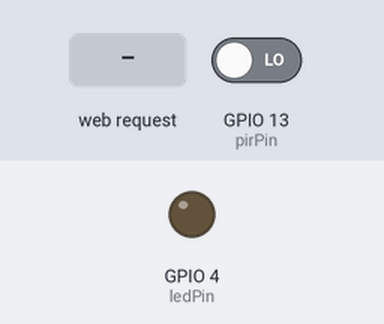
Recording of a sketch running on a simulated ESP32. On the bench: output pins drawn as LEDs (lit = HIGH). The inputs (shaded band) are chosen by the test bench; at power-on: GPIO 13 (pirPin) LOW. WiFi joins after 1.5 s; servers stay silent unless stated; the camera gives no picture; what the sketch prints to the serial monitor is not drawn.

Above: at 3.0 s.
3.1 s: HTTP request GET /led received
At 3.5 s:
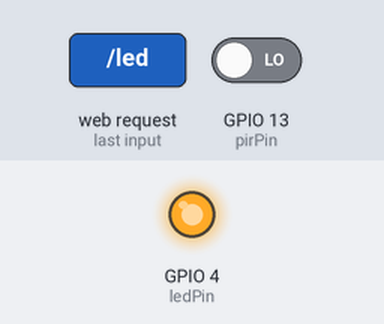
4.6 s: HTTP request GET /stream received
6.1 s: HTTP request GET /sensor received
Timing chart, 0 to 9.1 s (numbered marks = the images above; inputs shaded):
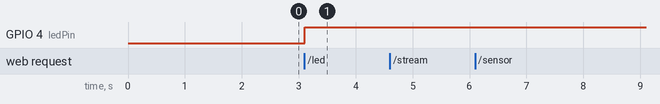

The sketch:

camera_pir_flash_led.ino
```cpp
#include "esp_camera.h"
#include "webpage.h"
#include <WiFi.h>

// Replace with your network credentials
const char* ssid = "YOUR_WIFI_SSID";
const char* password = "YOUR_WIFI_PASSWORD";

// Camera model
#define CAMERA_MODEL_AI_THINKER
#include "camera_pins.h"

WiFiServer server(80);

const int pirPin = 13;  // GPIO pin for PIR sensor
const int ledPin = 4;   // GPIO pin for flash LED

void startCamera() {
  camera_config_t config;
  config.ledc_channel = LEDC_CHANNEL_0;
  config.ledc_timer = LEDC_TIMER_0;
  config.pin_d0 = Y2_GPIO_NUM;
  config.pin_d1 = Y3_GPIO_NUM;
  config.pin_d2 = Y4_GPIO_NUM;
  config.pin_d3 = Y5_GPIO_NUM;
  config.pin_d4 = Y6_GPIO_NUM;
  config.pin_d5 = Y7_GPIO_NUM;
  config.pin_d6 = Y8_GPIO_NUM;
  config.pin_d7 = Y9_GPIO_NUM;
  config.pin_xclk = XCLK_GPIO_NUM;
  config.pin_pclk = PCLK_GPIO_NUM;
  config.pin_vsync = VSYNC_GPIO_NUM;
  config.pin_href = HREF_GPIO_NUM;
  config.pin_sccb_sda = SIOD_GPIO_NUM;
  config.pin_sccb_scl = SIOC_GPIO_NUM;
  config.pin_pwdn = PWDN_GPIO_NUM;
  config.pin_reset = RESET_GPIO_NUM;
  config.xclk_freq_hz = 20000000;
  config.pixel_format = PIXFORMAT_JPEG;

  config.frame_size = FRAMESIZE_QVGA;
  config.jpeg_quality = 12;
  config.fb_count = 1;

  esp_err_t err = esp_camera_init(&config);
  if (err != ESP_OK) {
    Serial.printf("Camera init failed with error 0x%x\n", err);
    while(true) { delay(1000); }
  }
}

TaskHandle_t streamTaskHandle = NULL;
// Stream handler function (runs in separate task)
void streamTask(void* param) {
  WiFiClient client = *((WiFiClient*)param);
  delete (WiFiClient*)param; // free memory

  Serial.println("Client connected for stream");

  // Send HTTP headers for multipart MJPEG stream
  client.println("HTTP/1.1 200 OK");
  client.println("Content-Type: multipart/x-mixed-replace; boundary=frame");
  client.println("Connection: close");
  client.println();

  while (client.connected()) {
    camera_fb_t * fb = esp_camera_fb_get();
    if (!fb) {
      Serial.println("Camera capture failed");
      break;
    }

    client.println("--frame");
    client.println("Content-Type: image/jpeg");
    client.print("Content-Length: ");
    client.println(fb->len);
    client.println();
    client.write(fb->buf, fb->len);
    client.println();

    esp_camera_fb_return(fb);
    delay(50); // ~20 FPS
  }

  client.stop();
  Serial.println("Client disconnected from stream");
  vTaskDelete(NULL); // Delete this task when done
}

void handleSensor(WiFiClient client, int pirState) {
  client.println("HTTP/1.1 200 OK");
  client.println("Content-Type: text/plain");
  client.println("Connection: close");
  client.println();
  client.println(pirState); // sends 0 or 1 with newline
}

void serveWebPage(WiFiClient client) {
  client.println("HTTP/1.1 200 OK");
  client.println("Content-Type: text/html");
  client.println("Connection: close");
  client.println();
  client.print(webpage);
}

void setup() {
  Serial.begin(115200);
  pinMode(pirPin, INPUT);
  pinMode(ledPin, OUTPUT);

  WiFi.begin(ssid, password);
  Serial.print("Connecting to WiFi");
  while (WiFi.status() != WL_CONNECTED) {
    delay(500);
    Serial.print(".");
  }
  Serial.println("\nWiFi connected");
  Serial.print("IP address: ");
  Serial.println(WiFi.localIP());

  startCamera();
  server.begin();
  Serial.println("Server started");
}

void loop() {
  int pirState = digitalRead(pirPin);

  WiFiClient client = server.available();
  if (!client) {
    return;
  }

  while (!client.available()) {
    delay(1);
  }

  String req = client.readStringUntil('\r');
  Serial.println(req);
  client.readStringUntil('\n');

  if (req.startsWith("GET / ")) {
    serveWebPage(client);
    client.stop();
  } else if (req.indexOf("GET /stream") >= 0) {
    WiFiClient * newClient = new WiFiClient(client); // allocate on heap
    // Create a new task pinned to core 0 for streaming
    xTaskCreatePinnedToCore(
      streamTask,
      "StreamTask",
      10000,
      newClient,
      1,
      &streamTaskHandle,
      0
    );
  } else if (req.indexOf("GET /sensor") >= 0) {
    handleSensor(client, pirState);
    client.stop();
  } else if (req.indexOf("GET /led") >= 0) {
    digitalWrite(ledPin, !digitalRead(ledPin)); // toggle
    client.println("HTTP/1.1 200 OK");
    client.println("Content-Type: text/plain");
    client.println("Connection: close");
    client.println();
    client.println("LED toggled");
    client.stop();
  } else {
    client.println("HTTP/1.1 404 Not Found");
    client.println("Content-Type: text/plain");
    client.println();
    client.println("Not Found");
    client.stop();
  }
}
```

webpage.h
```cpp
const char webpage[] PROGMEM = R"rawliteral(
<!DOCTYPE HTML>
<html>
<head>
  <title>ESP32-CAM with PIR Sensor</title>
  <style>
    body {
      font-family: Arial, sans-serif;
      background: #f4f4f4;
      text-align: center;
      padding: 20px;
    }
    h1 {
      color: #333;
    }
    img {
      border: 4px solid #555;
      border-radius: 8px;
      margin: 20px 0;
    }
    p {
      font-size: 1.2em;
    }
    .status {
      font-weight: bold;
      color: #007BFF;
    }
    button {
      padding: 12px 24px;
      font-size: 1em;
      color: #fff;
      background: #28a745;
      border: none;
      border-radius: 5px;
      cursor: pointer;
    }
    button:hover {
      background: #218838;
    }
  </style>
  <script>
    function fetchSensor() {
      fetch('/sensor').then(resp => resp.text()).then(text => {
        document.getElementById('pir').innerText = text.trim() == "1" ? "Motion Detected" : "No Motion";
      });
    }
    function toggleLED() {
      fetch('/led').then(resp => resp.text()).then(txt => {
        console.log("LED response:", txt);
      });
    }
    setInterval(fetchSensor, 1000);
    window.onload = fetchSensor;
  </script>
</head>
<body>
  <h1>ESP32-CAM Stream + PIR Sensor</h1>
  <img src="/stream" width="320" height="240"><br>
  <p>PIR Sensor: <span class="status" id="pir">loading...</span></p>
  <button onclick="toggleLED()">Toggle LED</button>
</body>
</html>
)rawliteral";
```

camera_pins.h
```cpp
#if defined(CAMERA_MODEL_WROVER_KIT)
#define PWDN_GPIO_NUM  -1
#define RESET_GPIO_NUM -1
#define XCLK_GPIO_NUM  21
#define SIOD_GPIO_NUM  26
#define SIOC_GPIO_NUM  27

#define Y9_GPIO_NUM    35
#define Y8_GPIO_NUM    34
#define Y7_GPIO_NUM    39
#define Y6_GPIO_NUM    36
#define Y5_GPIO_NUM    19
#define Y4_GPIO_NUM    18
#define Y3_GPIO_NUM    5
#define Y2_GPIO_NUM    4
#define VSYNC_GPIO_NUM 25
#define HREF_GPIO_NUM  23
#define PCLK_GPIO_NUM  22

#elif defined(CAMERA_MODEL_ESP_EYE)
#define PWDN_GPIO_NUM  -1
#define RESET_GPIO_NUM -1
#define XCLK_GPIO_NUM  4
#define SIOD_GPIO_NUM  18
#define SIOC_GPIO_NUM  23

#define Y9_GPIO_NUM    36
#define Y8_GPIO_NUM    37
#define Y7_GPIO_NUM    38
#define Y6_GPIO_NUM    39
#define Y5_GPIO_NUM    35
#define Y4_GPIO_NUM    14
#define Y3_GPIO_NUM    13
#define Y2_GPIO_NUM    34
#define VSYNC_GPIO_NUM 5
#define HREF_GPIO_NUM  27
#define PCLK_GPIO_NUM  25

#define LED_GPIO_NUM 22

#elif defined(CAMERA_MODEL_M5STACK_PSRAM)
#define PWDN_GPIO_NUM  -1
#define RESET_GPIO_NUM 15
#define XCLK_GPIO_NUM  27
#define SIOD_GPIO_NUM  25
#define SIOC_GPIO_NUM  23

#define Y9_GPIO_NUM    19
#define Y8_GPIO_NUM    36
#define Y7_GPIO_NUM    18
#define Y6_GPIO_NUM    39
#define Y5_GPIO_NUM    5
#define Y4_GPIO_NUM    34
#define Y3_GPIO_NUM    35
#define Y2_GPIO_NUM    32
#define VSYNC_GPIO_NUM 22
#define HREF_GPIO_NUM  26
#define PCLK_GPIO_NUM  21

#elif defined(CAMERA_MODEL_M5STACK_V2_PSRAM)
#define PWDN_GPIO_NUM  -1
#define RESET_GPIO_NUM 15
#define XCLK_GPIO_NUM  27
#define SIOD_GPIO_NUM  22
#define SIOC_GPIO_NUM  23

#define Y9_GPIO_NUM    19
#define Y8_GPIO_NUM    36
#define Y7_GPIO_NUM    18
#define Y6_GPIO_NUM    39
#define Y5_GPIO_NUM    5
#define Y4_GPIO_NUM    34
#define Y3_GPIO_NUM    35
#define Y2_GPIO_NUM    32
#define VSYNC_GPIO_NUM 25
#define HREF_GPIO_NUM  26
#define PCLK_GPIO_NUM  21

#elif defined(CAMERA_MODEL_M5STACK_WIDE)
#define PWDN_GPIO_NUM  -1
#define RESET_GPIO_NUM 15
#define XCLK_GPIO_NUM  27
#define SIOD_GPIO_NUM  22
#define SIOC_GPIO_NUM  23

#define Y9_GPIO_NUM    19
#define Y8_GPIO_NUM    36
#define Y7_GPIO_NUM    18
#define Y6_GPIO_NUM    39
#define Y5_GPIO_NUM    5
#define Y4_GPIO_NUM    34
#define Y3_GPIO_NUM    35
#define Y2_GPIO_NUM    32
#define VSYNC_GPIO_NUM 25
#define HREF_GPIO_NUM  26
#define PCLK_GPIO_NUM  21

#define LED_GPIO_NUM 2

#elif defined(CAMERA_MODEL_M5STACK_ESP32CAM)
#define PWDN_GPIO_NUM  -1
#define RESET_GPIO_NUM 15
#define XCLK_GPIO_NUM  27
#define SIOD_GPIO_NUM  25
#define SIOC_GPIO_NUM  23

#define Y9_GPIO_NUM    19
#define Y8_GPIO_NUM    36
#define Y7_GPIO_NUM    18
#define Y6_GPIO_NUM    39
#define Y5_GPIO_NUM    5
#define Y4_GPIO_NUM    34
#define Y3_GPIO_NUM    35
#define Y2_GPIO_NUM    17
#define VSYNC_GPIO_NUM 22
#define HREF_GPIO_NUM  26
#define PCLK_GPIO_NUM  21

#elif defined(CAMERA_MODEL_M5STACK_UNITCAM)
#define PWDN_GPIO_NUM  -1
#define RESET_GPIO_NUM 15
#define XCLK_GPIO_NUM  27
#define SIOD_GPIO_NUM  25
#define SIOC_GPIO_NUM  23

#define Y9_GPIO_NUM    19
#define Y8_GPIO_NUM    36
#define Y7_GPIO_NUM    18
#define Y6_GPIO_NUM    39
#define Y5_GPIO_NUM    5
#define Y4_GPIO_NUM    34
#define Y3_GPIO_NUM    35
#define Y2_GPIO_NUM    32
#define VSYNC_GPIO_NUM 22
#define HREF_GPIO_NUM  26
#define PCLK_GPIO_NUM  21

#elif defined(CAMERA_MODEL_M5STACK_CAMS3_UNIT)
#define PWDN_GPIO_NUM  -1
#define RESET_GPIO_NUM 21
#define XCLK_GPIO_NUM  11
#define SIOD_GPIO_NUM  17
#define SIOC_GPIO_NUM  41

#define Y9_GPIO_NUM    13
#define Y8_GPIO_NUM    4
#define Y7_GPIO_NUM    10
#define Y6_GPIO_NUM    5
#define Y5_GPIO_NUM    7
#define Y4_GPIO_NUM    16
#define Y3_GPIO_NUM    15
#define Y2_GPIO_NUM    6
#define VSYNC_GPIO_NUM 42
#define HREF_GPIO_NUM  18
#define PCLK_GPIO_NUM  12

#define LED_GPIO_NUM 14

#elif defined(CAMERA_MODEL_AI_THINKER)
#define PWDN_GPIO_NUM  32
#define RESET_GPIO_NUM -1
#define XCLK_GPIO_NUM  0
#define SIOD_GPIO_NUM  26
#define SIOC_GPIO_NUM  27

#define Y9_GPIO_NUM    35
#define Y8_GPIO_NUM    34
#define Y7_GPIO_NUM    39
#define Y6_GPIO_NUM    36
#define Y5_GPIO_NUM    21
#define Y4_GPIO_NUM    19
#define Y3_GPIO_NUM    18
#define Y2_GPIO_NUM    5
#define VSYNC_GPIO_NUM 25
#define HREF_GPIO_NUM  23
#define PCLK_GPIO_NUM  22

// 4 for flash led or 33 for normal led
#define LED_GPIO_NUM   4

#elif defined(CAMERA_MODEL_TTGO_T_JOURNAL)
#define PWDN_GPIO_NUM  0
#define RESET_GPIO_NUM 15
#define XCLK_GPIO_NUM  27
#define SIOD_GPIO_NUM  25
#define SIOC_GPIO_NUM  23

#define Y9_GPIO_NUM    19
#define Y8_GPIO_NUM    36
#define Y7_GPIO_NUM    18
#define Y6_GPIO_NUM    39
#define Y5_GPIO_NUM    5
#define Y4_GPIO_NUM    34
#define Y3_GPIO_NUM    35
#define Y2_GPIO_NUM    17
#define VSYNC_GPIO_NUM 22
#define HREF_GPIO_NUM  26
#define PCLK_GPIO_NUM  21

#elif defined(CAMERA_MODEL_XIAO_ESP32S3)
#define PWDN_GPIO_NUM  -1
#define RESET_GPIO_NUM -1
#define XCLK_GPIO_NUM  10
#define SIOD_GPIO_NUM  40
#define SIOC_GPIO_NUM  39

#define Y9_GPIO_NUM    48
#define Y8_GPIO_NUM    11
#define Y7_GPIO_NUM    12
#define Y6_GPIO_NUM    14
#define Y5_GPIO_NUM    16
#define Y4_GPIO_NUM    18
#define Y3_GPIO_NUM    17
#define Y2_GPIO_NUM    15
#define VSYNC_GPIO_NUM 38
#define HREF_GPIO_NUM  47
#define PCLK_GPIO_NUM  13

#elif defined(CAMERA_MODEL_ESP32_CAM_BOARD)
// The 18 pin header on the board has Y5 and Y3 swapped
#define USE_BOARD_HEADER 0
#define PWDN_GPIO_NUM    32
#define RESET_GPIO_NUM   33
#define XCLK_GPIO_NUM    4
#define SIOD_GPIO_NUM    18
#define SIOC_GPIO_NUM    23

#define Y9_GPIO_NUM 36
#define Y8_GPIO_NUM 19
#define Y7_GPIO_NUM 21
#define Y6_GPIO_NUM 39
#if USE_BOARD_HEADER
#define Y5_GPIO_NUM 13
#else
#define Y5_GPIO_NUM 35
#endif
#define Y4_GPIO_NUM 14
#if USE_BOARD_HEADER
#define Y3_GPIO_NUM 35
#else
#define Y3_GPIO_NUM 13
#endif
#define Y2_GPIO_NUM    34
#define VSYNC_GPIO_NUM 5
#define HREF_GPIO_NUM  27
#define PCLK_GPIO_NUM  25

#elif defined(CAMERA_MODEL_ESP32S3_CAM_LCD)
#define PWDN_GPIO_NUM  -1
#define RESET_GPIO_NUM -1
#define XCLK_GPIO_NUM  40
#define SIOD_GPIO_NUM  17
#define SIOC_GPIO_NUM  18

#define Y9_GPIO_NUM    39
#define Y8_GPIO_NUM    41
#define Y7_GPIO_NUM    42
#define Y6_GPIO_NUM    12
#define Y5_GPIO_NUM    3
#define Y4_GPIO_NUM    14
#define Y3_GPIO_NUM    47
#define Y2_GPIO_NUM    13
#define VSYNC_GPIO_NUM 21
#define HREF_GPIO_NUM  38
#define PCLK_GPIO_NUM  11

#elif defined(CAMERA_MODEL_ESP32S2_CAM_BOARD)
// The 18 pin header on the board has Y5 and Y3 swapped
#define USE_BOARD_HEADER 0
#define PWDN_GPIO_NUM    1
#define RESET_GPIO_NUM   2
#define XCLK_GPIO_NUM    42
#define SIOD_GPIO_NUM    41
#define SIOC_GPIO_NUM    18

#define Y9_GPIO_NUM 16
#define Y8_GPIO_NUM 39
#define Y7_GPIO_NUM 40
#define Y6_GPIO_NUM 15
#if USE_BOARD_HEADER
#define Y5_GPIO_NUM 12
#else
#define Y5_GPIO_NUM 13
#endif
#define Y4_GPIO_NUM 5
#if USE_BOARD_HEADER
#define Y3_GPIO_NUM 13
#else
#define Y3_GPIO_NUM 12
#endif
#define Y2_GPIO_NUM    14
#define VSYNC_GPIO_NUM 38
#define HREF_GPIO_NUM  4
#define PCLK_GPIO_NUM  3

#elif defined(CAMERA_MODEL_ESP32S3_EYE)
#define PWDN_GPIO_NUM  -1
#define RESET_GPIO_NUM -1
#define XCLK_GPIO_NUM  15
#define SIOD_GPIO_NUM  4
#define SIOC_GPIO_NUM  5

#define Y2_GPIO_NUM 11
#define Y3_GPIO_NUM 9
#define Y4_GPIO_NUM 8
#define Y5_GPIO_NUM 10
#define Y6_GPIO_NUM 12
#define Y7_GPIO_NUM 18
#define Y8_GPIO_NUM 17
#define Y9_GPIO_NUM 16

#define VSYNC_GPIO_NUM 6
#define HREF_GPIO_NUM  7
#define PCLK_GPIO_NUM  13

#elif defined(CAMERA_MODEL_DFRobot_FireBeetle2_ESP32S3) || defined(CAMERA_MODEL_DFRobot_Romeo_ESP32S3)
#define PWDN_GPIO_NUM  -1
#define RESET_GPIO_NUM -1
#define XCLK_GPIO_NUM  45
#define SIOD_GPIO_NUM  1
#define SIOC_GPIO_NUM  2

#define Y9_GPIO_NUM    48
#define Y8_GPIO_NUM    46
#define Y7_GPIO_NUM    8
#define Y6_GPIO_NUM    7
#define Y5_GPIO_NUM    4
#define Y4_GPIO_NUM    41
#define Y3_GPIO_NUM    40
#define Y2_GPIO_NUM    39
#define VSYNC_GPIO_NUM 6
#define HREF_GPIO_NUM  42
#define PCLK_GPIO_NUM  5

#else
#error "Camera model not selected"
#endif
```

Measured:
- after the input at 3.1 s, GPIO 4 (ledPin): LOW → HIGH at once
- after the input at 4.6 s, every drawn part: stays the same
- after the input at 6.1 s, every drawn part: stays the same
